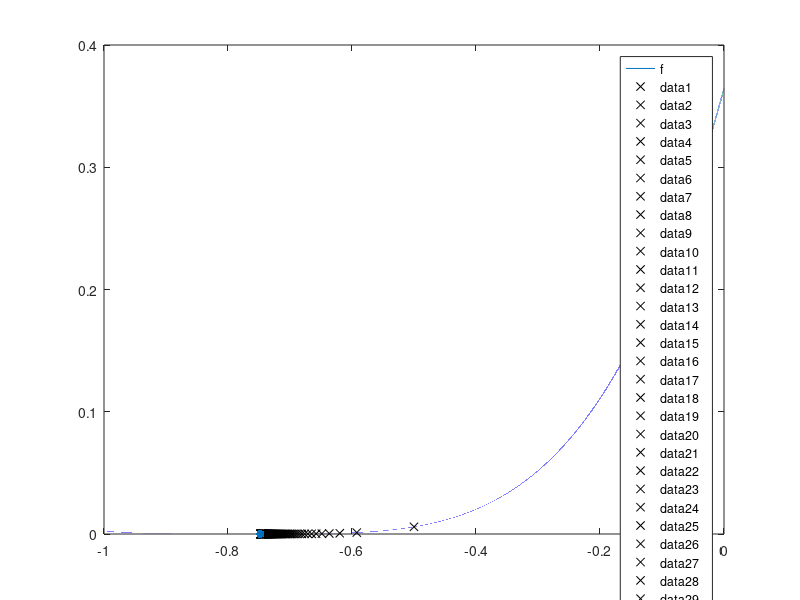

This chart was generated by the following MATLAB code:
function lab_04()
    clc();

    a = -1;
    b = 0;
    delta = 1e-6;
    eps = 1e-4;

    debugFlag = true;
    delay = 0;

    fplot(@f, [a, b]);
    hold on;

    x = (a + b) / 2;
    f2_x0 = (f(x - delta) - 2 * f(x) + f(x + delta)) / power(delta, 2);
    N = 3;
    
    while true
        f1 = (f(x + delta) - f(x - delta)) / (2 * delta);
        N = N + 2;

        if debugFlag
            fprintf('N = %2d:   x = %.10f;   f1 = %.10f;\n\n', N, x, f1);
            plot(x, f(x), 'xk');
            pause(delay);
        end

        if abs(f1) < eps
            break;
        else
            x = x - f1 / f2_x0;
        end
    end

    x_star = x;
    f_star = f(x);
    N = N + 1;
    scatter(x_star, f_star, 'filled');
    fprintf('Ответ:   N = %2d;   x* = %.10f;   f(x*) = %.10f;\n\n', N, x_star, f_star);
    x_star + 0.777

    options = optimset('TolX', eps);
    if debugFlag
        options = optimset(options, 'Display', 'iter');
    end
    [x_star, f_star] = fminbnd(@f, a, b, options);
    fprintf('fminbnd:   x = %.10f;   f(x) = %.10f.\n\n', x_star, f_star);
end

function y = f(x)
y = (x+0.777).^4;    
%y = sin((power(x, 4) + 4 * power(x, 3)+8*power(x, 2) + 7 * x + 1)/sqrt(11)) - log10((4 * power(x, 5) - 4 * sqrt(10) * power(x, 4) + 8 * power(x, 3) + 5 * power(x, 2) - 5 * sqrt(10) * x + 9)/(power(x, 2) - sqrt(10) * x + 2)) - 1.0;
end
